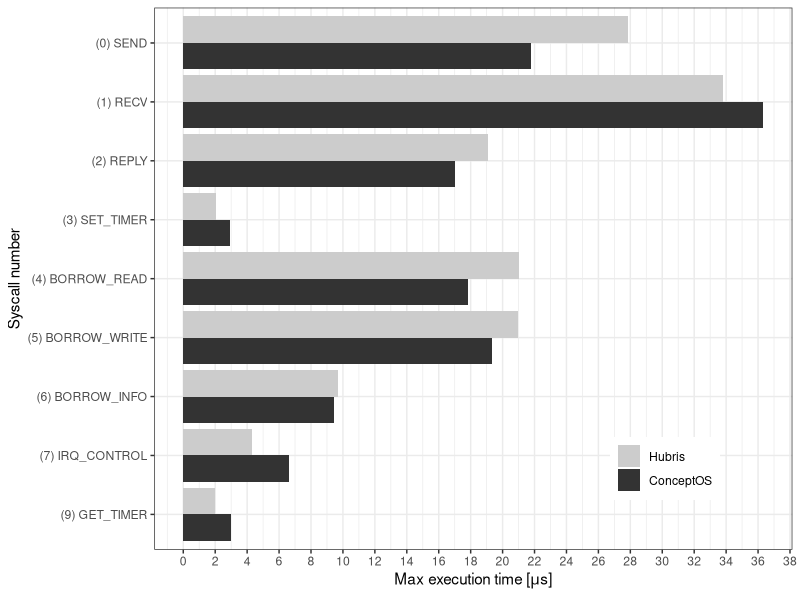
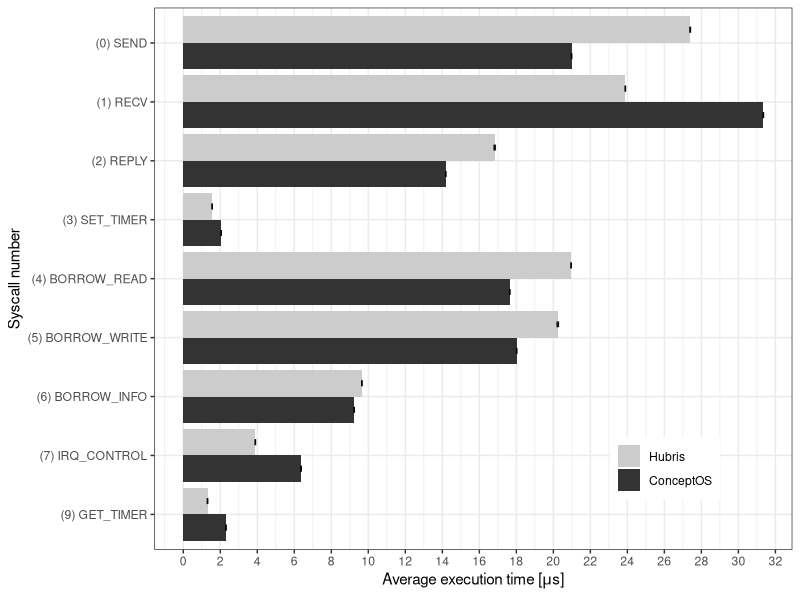

Reproduce these figures in R, in order.
# The easiest way to get ggplot2 is to install the whole tidyverse:
# install.packages("tidyverse")

library(data.table)
library(ggplot2)
library(tibble)
library(dplyr)
library(tidyr)

# Set working directory
this.dir <- dirname(parent.frame(2)$ofile)
setwd(this.dir)

# Import dataset
hubris <- read.csv("data/hubris-syscall-timings.csv",header=TRUE, sep= ",", row.names = 1)
conceptos <- read.csv("data/conceptos-syscall-timings.csv",header=TRUE, sep= ",", row.names = 1)

colnames(hubris) <- c("(0) SEND", "(1) RECV", "(2) REPLY", "(3) SET_TIMER", "(4) BORROW_READ", "(5) BORROW_WRITE", "(6) BORROW_INFO", "(7) IRQ_CONTROL", "(9) GET_TIMER")
colnames(conceptos) <- c("(0) SEND", "(1) RECV", "(2) REPLY", "(3) SET_TIMER", "(4) BORROW_READ", "(5) BORROW_WRITE", "(6) BORROW_INFO", "(7) IRQ_CONTROL", "(9) GET_TIMER")

# Extract max values
max_timings <- rbind(
  subset(conceptos, subset=rownames(conceptos) == 'MAX') * 10^6,
  subset(hubris, subset=rownames(hubris) == 'MAX') * 10^6
)
rownames(max_timings) <- list("ConceptOS","Hubris")
df1 <- transpose(max_timings)
colnames(df1) <- rownames(max_timings)
rownames(df1) <- colnames(max_timings)
df2 <- tibble::rownames_to_column(df1, "syscall")
df3 <- df2 %>% 
  gather(os_type, max, -syscall) %>%
  arrange(syscall)
# Plot max timings
max_graph <- ggplot(data = df3,aes(x = forcats::fct_rev(syscall),
                                   y = max,
                                   fill = os_type)) +
  geom_bar(aes(y=max),
           stat = "identity",
           position = position_dodge()) +
  scale_y_continuous(breaks = seq(0, 38, by = 2)) +
  coord_flip() +
  scale_fill_grey() +
  theme_bw() +
  labs(y =expression(paste("Max execution time [", mu, "s]")), x = "Syscall number") +
  theme(
    legend.title = element_blank(),
    legend.position = c(0.8, 0.15),
    legend.box = "horizontal"
  ) + 
  guides(fill = guide_legend(reverse = TRUE))

ggsave(
  "output/max_timings.pdf",
  plot = max_graph,
  scale = 1,
 width = 1920, height = 1080, units = "px",
 dpi = 300,
)

# Extract average values
avg_timings <- rbind(
  subset(conceptos, subset=rownames(conceptos) == 'AVG') * 10^6,
  subset(hubris, subset=rownames(hubris) == 'AVG') * 10^6,
  subset(conceptos, subset=rownames(conceptos) == 'AVG_CONF_MIN') * 10^6,
  subset(hubris, subset=rownames(hubris) == 'AVG_CONF_MIN') * 10^6,
  subset(conceptos, subset=rownames(conceptos) == 'AVG_CONF_MAX') * 10^6,
  subset(hubris, subset=rownames(hubris) == 'AVG_CONF_MAX') * 10^6
)
rownames(avg_timings) <- list("cos_avg","h_avg","cos_avg_min","h_avg_min","cos_avg_max","h_avg_max")
df1 <- transpose(avg_timings)
colnames(df1) <- rownames(avg_timings)
rownames(df1) <- colnames(avg_timings)
df2 <- tibble::rownames_to_column(df1, "syscall")
# Some data manupulation
df3 <- df2 %>% 
  gather(os_type, avg, -syscall,-cos_avg_min,-h_avg_min,-cos_avg_max,-h_avg_max) %>%
  subset(select=-c(2,3,4,5)) %>%
  arrange(syscall)

df3$os_type[df3$os_type == "cos_avg"] <- "ConceptOS"
df3$os_type[df3$os_type == "h_avg"] <- "Hubris"

df4 <- df2 %>% 
  gather(os_type, avg_min, -syscall,-cos_avg,-h_avg,-cos_avg_max,-h_avg_max) %>%
  subset(select=-c(2,3,4,5)) %>%
  arrange(syscall)

df4$os_type[df4$os_type == "cos_avg_min"] <- "ConceptOS"
df4$os_type[df4$os_type == "h_avg_min"] <- "Hubris"

df5 <- df2 %>% 
  gather(os_type, avg_max, -syscall,-cos_avg,-h_avg,-cos_avg_min,-h_avg_min) %>%
  subset(select=-c(2,3,4,5)) %>%
  arrange(syscall)

df5$os_type[df5$os_type == "cos_avg_max"] <- "ConceptOS"
df5$os_type[df5$os_type == "h_avg_max"] <- "Hubris"

df6 <- df3 %>% 
  inner_join(df4, by=c("os_type", "syscall"))  %>% 
  inner_join(df5, by=c("os_type", "syscall"))
# Plot avg with confidence intervals
avg_graph <- ggplot(df6, aes(x = forcats::fct_rev(syscall),
                                    y = avg,
                                    ymin = avg_min,
                                    ymax = avg_max,
                                    fill = os_type)) +
  geom_bar(aes(y=avg),stat = "identity",
           position = position_dodge()) +
  geom_errorbar( 
    width=0.2, 
    position = position_dodge(width=0.9),
    alpha=0.9) + 
  scale_y_continuous(breaks = seq(0, 32, by = 2)) + 
  coord_flip() +
  scale_fill_grey() +
  theme_bw() + 
  labs(y =expression(paste("Average execution time [", mu, "s]")), x = "Syscall number") +
  theme(
    legend.title = element_blank(), 
    legend.position = c(0.8, 0.15), 
    legend.box = "horizontal"
  ) + 
  guides(fill = guide_legend(reverse = TRUE))

ggsave(
 "output/avg_timings.pdf",
 plot = avg_graph,
 scale = 1,
 width = 1920, height = 1080, units = "px",
 dpi = 300,
)